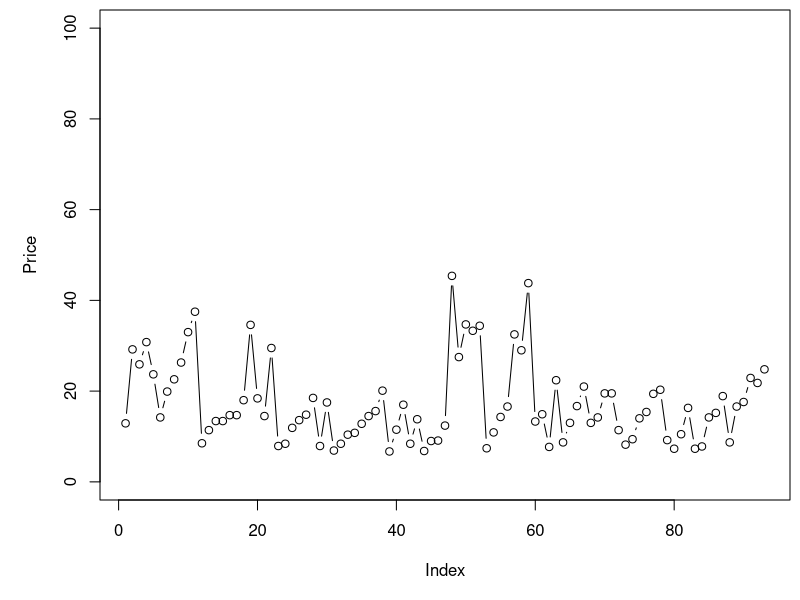
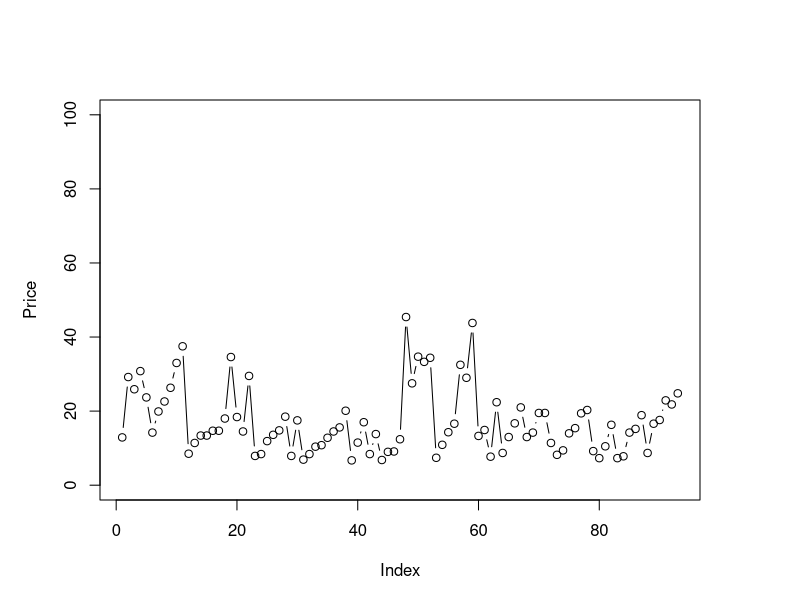
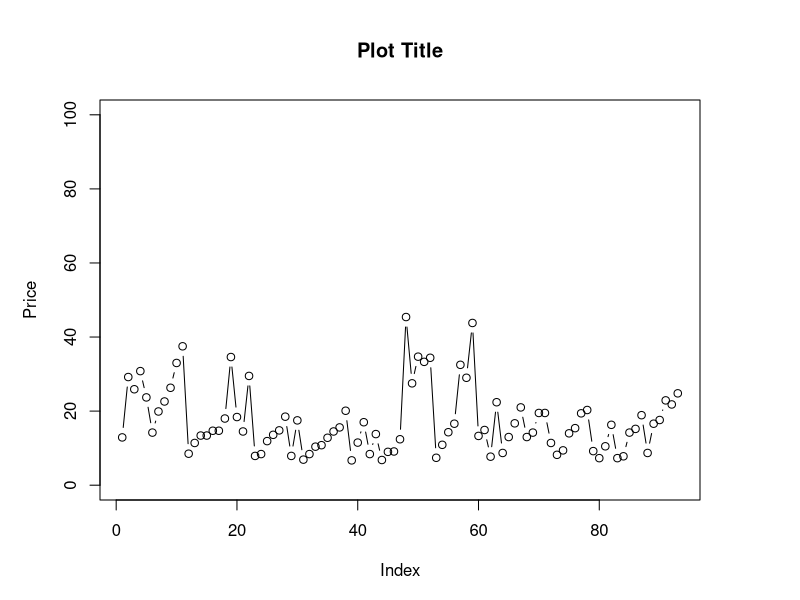
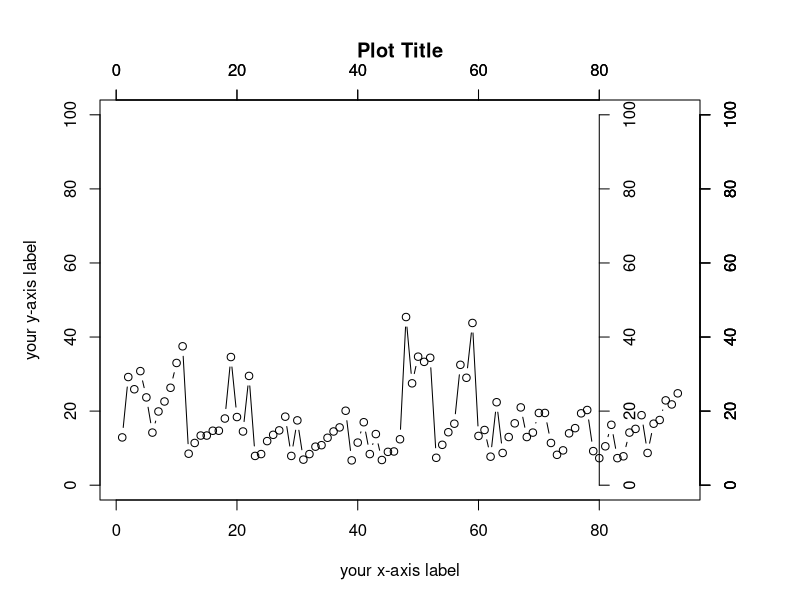
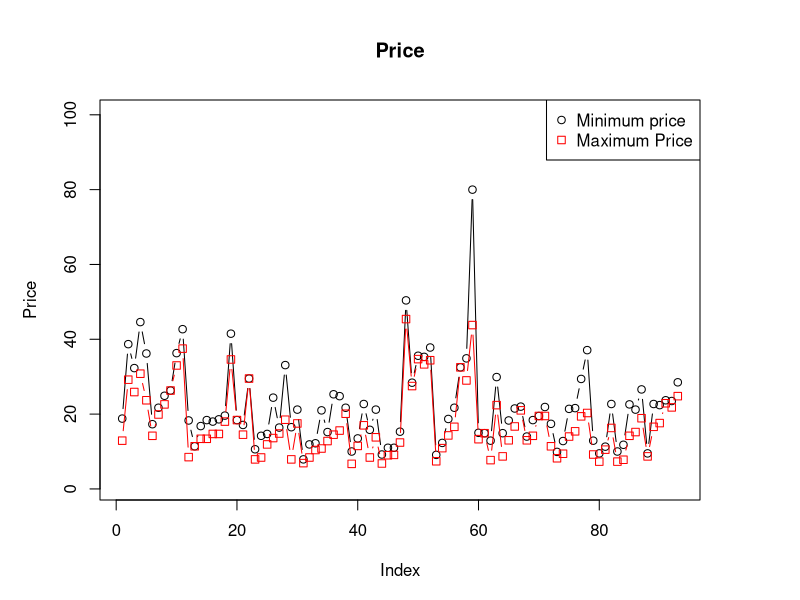
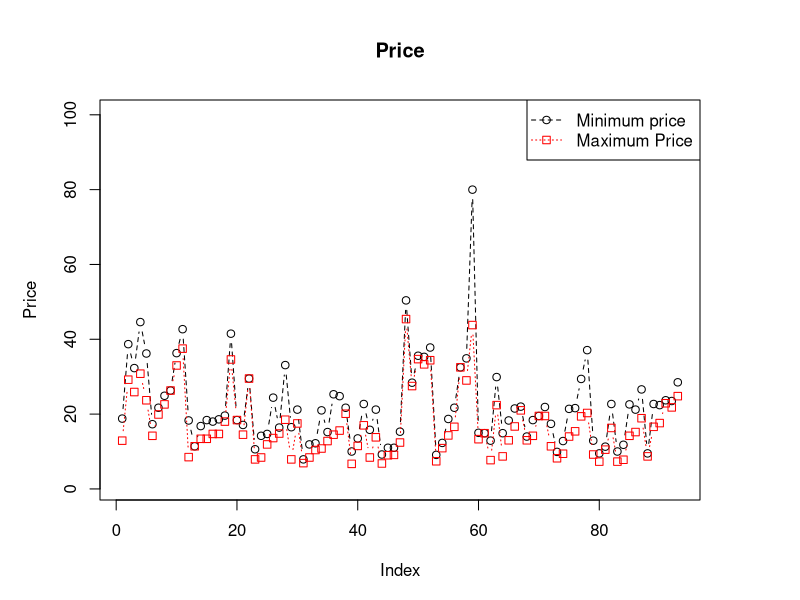

These figures' R source, in order:
#Set the margin of the plot
#par(mai=c(bottom, left,top,right)

library('MASS')
par(mai=c(10,10,1,1)/10)
plot(Cars93$Min.Price,type='b',ylab = 'Price',ylim = c(0,100))
par(mai=c(10,10,10,10)/10)
plot(Cars93$Min.Price,type='b',ylab = 'Price',ylim = c(0,100))

#plot title
plot(Cars93$Min.Price,type='b',ylab = 'Price',ylim = c(0,100),main='Plot Title')

#x-axis label - use xlab='your x-axis label'
#x-axis label - use ylab='your y-axis label'

plot(Cars93$Min.Price,type='b',ylab = 'your y-axis label',xlab='your x-axis label',ylim = c(0,100),main='Plot Title')

#axis() function is used to enable axis. By default, the botton and left axis are enabled.
#To enable axis on the top and right, use the following code
axis(side = 3)
axis(side = 4)

#To add axis without lebels
axis(side=3,labels = F)
axis(side=4,labels = F)

#To add axis without ticks
axis(side=3,tick = F)
axis(side=4,tick = F)

#manage the distance between axis and label
axis(side=4,labels = T,tick = T,line = .001)

#shift the position of the axis
axis(side=4,labels = T,tick = T,line = .001,pos = 80)

#character type for points
#http://www.statmethods.net/advgraphs/parameters.html
plot(Cars93$Max.Price,main="Price",ylab = 'Price',ylim = c(1,100),type = 'b')
points(Cars93$Min.Price,type = 'b',pch=0,col='red')
legend('topright',c('Minimum price','Maximum Price'),pch = c(1,0),col=c('black','red'))

#changing the line type
plot(Cars93$Max.Price,main="Price",ylab = 'Price',ylim = c(1,100),type = 'b',lty=2)
lines(Cars93$Min.Price,type = 'b',pch=0,col='red',lty=3)
legend('topright',c('Minimum price','Maximum Price'),pch = c(1,0),col=c('black','red'),lty = c(2,3))
